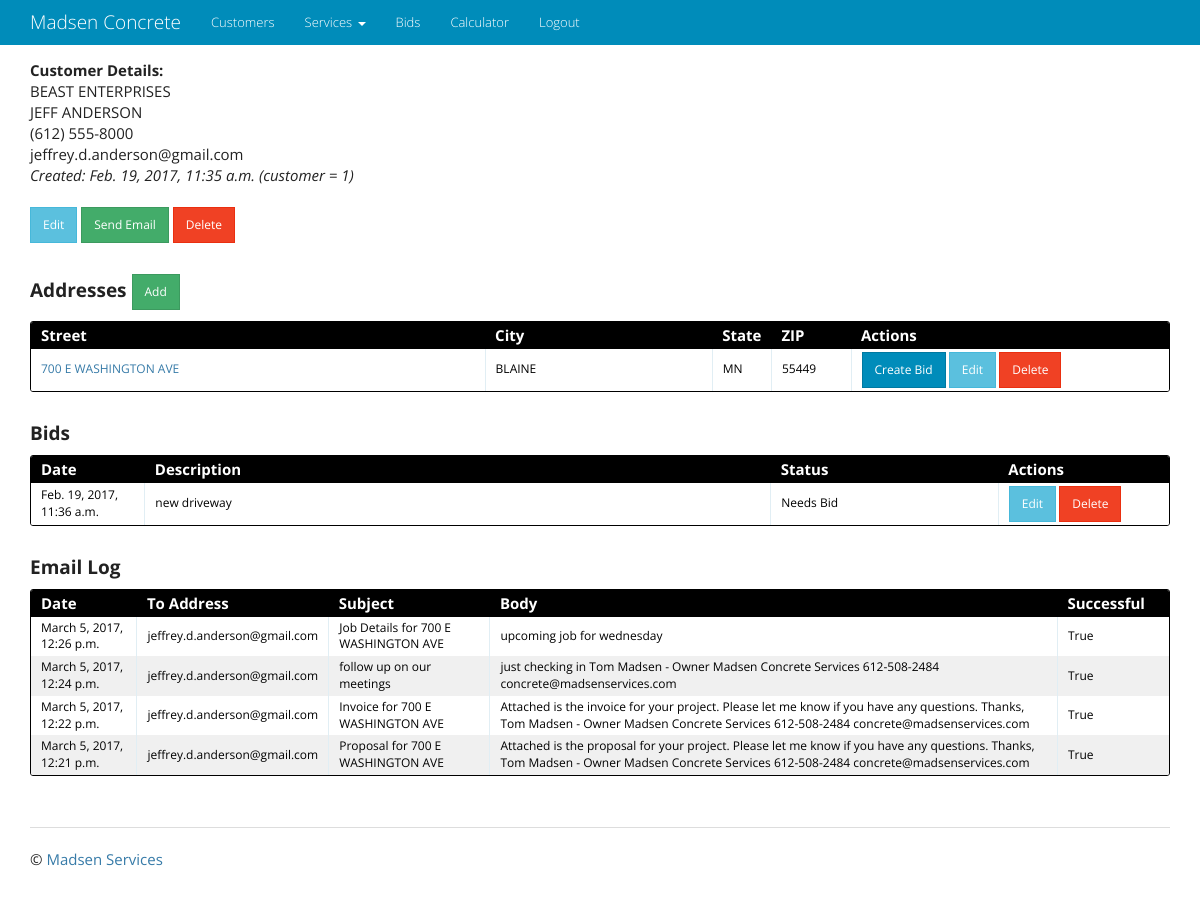
The app's page /customer/1/ (signed in) with its own data.
### customer/models.py (models this page shows, shortened)
class Customer(models.Model):
    first_name = models.CharField(max_length=64, help_text="Enter the customer's first name")
    last_name = models.CharField(max_length=64, blank=True, help_text="Enter the customer's last name")
    company_name = models.CharField(max_length=128, blank=True, help_text="Enter the company name")
    email = models.EmailField(help_text="Enter the customer email address", blank=True)
    telephone = models.CharField(max_length=10, blank=True, help_text="Enter the customer telephone number")
    created_date = models.DateTimeField(auto_now_add=True)
    class Meta:
        verbose_name_plural = 'Customers'

### address/models.py (models this page shows, shortened)
class Address(models.Model):
    street = models.CharField(max_length=128, blank=True, help_text="Enter the street address")
    city = models.CharField(max_length=50, blank=True, help_text="Enter the city")
    state = models.CharField(max_length=2, blank=True, help_text="Enter the 2 digit state abbreviation")
    zip = models.CharField(max_length=5, blank=True, help_text="Enter the 5 digit zipcode")
    customer = models.ForeignKey('customer.Customer', on_delete=models.CASCADE)
    class Meta:
        verbose_name_plural = 'Addresses'

### bid/models.py (models this page shows, shortened)
class Bid(models.Model):
    description = models.CharField(max_length=2000)
    notes = models.CharField(max_length=2000, blank=True)
    timestamp = models.DateTimeField(auto_now_add=True)
    customer = models.ForeignKey('customer.Customer', on_delete=models.CASCADE)
    address = models.ForeignKey('address.Address')
    scheduled_bid_date = models.DateTimeField(null=True, blank=True)
    tentative_start = models.DateField(null=True, blank=True)
    actual_start = models.DateField(null=True, blank=True)
    completion_date = models.DateField(null=True, blank=True)
    custom_down_payment = models.FloatField(null=True, blank=True,
                                            verbose_name='Custom Down Payment: Blank means default down payment. '
                                                         'Enter -1 for no down payment or any other value for custom '
                                                         'down payment')
    status = models.CharField(max_length=2000, choices=BID_STATUS, default='Needs Bid')
    billto_name = models.CharField(max_length=100, blank=True, verbose_name='Alternative Bill To Name')
    billto_street = models.CharField(max_length=100, blank=True, verbose_name='Alternative Bill To Street')
    billto_city_st_zip = models.CharField(max_length=100, blank=True, verbose_name="Alternative Bill To City, ST, ZIP")
    billto_telephone = models.CharField(max_length=10, blank=True, verbose_name="Alternative Bill To Telephone Number")
    class Meta:
        verbose_name_plural = 'Bids'
    def get_absolute_url(self):
        return reverse('bid_app:bid_detail', kwargs={'pk': self.id})

### send_email/models.py (models this page shows, shortened)
class EmailLog(models.Model):
    timestamp = models.DateTimeField(auto_now_add=True)
    to_address = models.CharField(max_length=50)
    subject = models.CharField(max_length=200)
    body = models.CharField(max_length=2000)
    successful = models.BooleanField()
    customer = models.ForeignKey('customer.Customer', on_delete=models.CASCADE)
    class Meta:
        ordering = ['-timestamp']

### customer/views.py (the view)
# urls.py: url(r'^(?P<pk>\d+)/$', CustomerDetail.as_view(), name='customer_detail'),
class CustomerDetail(LoginRequiredMixin, DetailView):
    model = Customer
    def get_context_data(self, **kwargs):
        context = super(CustomerDetail, self).get_context_data(**kwargs)
        context['addresses'] = Address.objects.filter(customer_id=self.kwargs['pk'])
        context['bids'] = Bid.objects.filter(customer_id=self.kwargs['pk'])
        context['emails'] = EmailLog.objects.filter(customer_id=self.kwargs['pk'])
        return context

### customer/templatetags/format_telephone.py (called while the page is built)
@register.filter
def format_telephone(value):
    if len(value) == 10:
        value = "({}) {}-{}".format(value[:3], value[3:6], value[6:])
    return value

### customer/templatetags/urlify.py (called while the page is built)
@register.filter
def urlify(value):
    value = quote_plus(value)
    return value

### templates/customer/customer_detail.html
{% extends "base.html" %}
{% load urlify %}
{% load format_telephone %}
{% block content %}
<strong>Customer Details:</strong><br>
{% if customer.company_name %}{{ customer.company_name }}<br>{% endif %}
{{ object.first_name }} {{ object.last_name }}<br>
{{ object.telephone|format_telephone }}<br>
{{ object.email }}<br>
<em>Created: {{ object.created_date }} (customer = {{ object.pk }})</em><br><br>
<a href="{% url 'customer_app:customer_update' pk=object.pk %}" class="btn btn-sm btn-info"
   role="button">Edit</a>
<a href="{% url 'send_email_app:general_email_create' customer_id=object.pk %}"
   class="btn btn-sm btn-success" role="button">Send Email</a>
<a href="{% url 'customer_app:customer_delete' pk=object.pk %}" class="btn btn-sm btn-danger"
   role="button">Delete</a>
<div class="entries">
  <h4><br><strong>Addresses </strong><a href="{% url 'address_app:address_create' customer=object.pk %}"
                                    class="btn btn-sm btn-success" role="button">Add</a></h4>
  <div class="datagrid">
    <table>
      <thead>
        <tr>
          <th width="40%"><strong>Street</strong></th>
          <th width="20%"><strong>City</strong></th>
          <th width="5%"><strong>State</strong></th>
          <th width="7%"><strong>ZIP</strong></th>
          <th width="28%"><strong>Actions</strong></th>
        </tr>
      </thead>
      {% for address in addresses %}
        <tr style="{% cycle 'background: white' 'background: #F0F0F0' %}">
            <td>
                <a href="https://www.google.com/maps/place/{{ address.street|urlify|add:'+'|add:address.zip }}"
                   target="_blank">{{ address.street }}</a></td>
            <td>{{ address.city }}</td>
            <td>{{ address.state}}</td>
            <td>{{ address.zip}}</td>
            <td>
                <a href="{% url 'bid_app:bid_create' address=address.pk %}" class="btn btn-sm btn-primary">Create Bid</a>
                <a href="{% url 'address_app:address_update' pk=address.pk %}" class="btn btn-sm btn-info">Edit</a>
                <a href="{% url 'address_app:address_delete' pk=address.pk %}" class="btn btn-sm btn-danger">Delete</a>
            </td>
        </tr>
      {% endfor %}
    </table>
  </div>
</div>
<br>
<div class="entries">
  <h4><strong>Bids</strong></h4>
  <div class="datagrid">
    <table>
      <thead>
        <tr>
          <th width="10%"><strong>Date</strong></th>
          <th width="55%"><strong>Description</strong></th>
          <th width="20%"><strong>Status</strong></th>
          <th width="15%"><strong>Actions</strong></th>
        </tr>
      </thead>
      {% for bid in bids %}
      <tr style="{% cycle 'background: white' 'background: #F0F0F0' %}">
          <td>{{ bid.timestamp }}</td>
          <td>{{ bid.description }}</a></td>
          <td>{{ bid.status }}</td>
          <td>
              <a href="{{ bid.get_absolute_url }}" class="btn btn-sm btn-info">Edit</a>
              <a href="{% url 'bid_app:bid_delete' pk=bid.pk %}" class="btn btn-sm btn-danger">Delete</a>
          </td>
      </tr>
      {% endfor %}
    </table>
  </div>
</div>
<br>
<div class="entries">
  <h4><strong>Email Log</strong></h4>
  <div class="datagrid">
    <table>
      <thead>
        <tr>
          <th width="10%"><strong>Date</strong></th>
          <th width="10%"><strong>To Address</strong></th>
          <th width="15%"><strong>Subject</strong></th>
          <th width="55%"><strong>Body</strong></th>
          <th width="10%"><strong>Successful</strong></th>
        </tr>
      </thead>
      {% for email in emails %}
      <tr style="{% cycle 'background: white' 'background: #F0F0F0' %}">
          <td>{{ email.timestamp }}</td>
          <td>{{ email.to_address }}</td>
          <td>{{ email.subject }}</a></td>
          <td>{{ email.body }}</td>
          {% if not email.successful %}<td style="color:red">{% else %}<td>{% endif %}{{ email.successful }}</td>
      </tr>
      {% endfor %}
    </table>
  </div>
</div>
{% endblock content %}

### static/css/main.css (style rules this page uses)
body { padding: 60px 0; background: #ffffff; }
a, h1, h2 { color: #377BA8; }
.entries { list-style: none; margin: 0; padding: 0; }
.datagrid table { border-collapse: collapse; text-align: left; width: 100%; }
.datagrid { background: #fff; overflow: hidden; border: 1px solid #000000; border-radius: 3px; }
.datagrid table td, .datagrid table th { padding: 3px 10px; }
.datagrid table thead th { background-color:#000000; color:#FFFFFF; font-size: 15px; font-weight: bold; }
.datagrid table thead th:first-child { border: none; }
.datagrid table tbody td { color: #000000; border-left: 1px solid #E1EEF4; font-size: 12px; font-weight: normal; }
.datagrid table tbody td:first-child { border-left: none; }
.datagrid table tbody tr:last-child td { border-bottom: none; }

### records on screen
Customer: company_name "BEAST ENTERPRISES", first_name "JEFF", last_name "ANDERSON", telephone "(612) 555-8000", email "jeffrey.d.anderson@gmail.com", created_date "Feb. 19, 2017, 11:35 a.m.", pk "1"
Address: street "700 E WASHINGTON AVE", city "BLAINE", state "MN", zip "55449"
Bid: timestamp "Feb. 19, 2017, 11:36 a.m.", description "new driveway", status "Needs Bid"
EmailLog: timestamp "March 5, 2017, 12:26 p.m.", to_address "jeffrey.d.anderson@gmail.com", subject "Job Details for 700 E WASHINGTON AVE", body "upcoming job for wednesday", successful "True"
EmailLog: timestamp "March 5, 2017, 12:24 p.m.", to_address "jeffrey.d.anderson@gmail.com", subject "follow up on our meetings", body "just checking in Tom Madsen - Owner Madsen Concrete Services 612-508-2484 concrete@madsenservices.com", successful "True"
EmailLog: timestamp "March 5, 2017, 12:22 p.m.", to_address "jeffrey.d.anderson@gmail.com", subject "Invoice for 700 E WASHINGTON AVE", body "Attached is the invoice for your project. Please let me know if you have any questions. Thanks, Tom Madsen - Owner Madsen Concrete Services 612-508-2484 concrete@madsenservices.com", successful "True"
EmailLog: timestamp "March 5, 2017, 12:21 p.m.", to_address "jeffrey.d.anderson@gmail.com", subject "Proposal for 700 E WASHINGTON AVE", body "Attached is the proposal for your project. Please let me know if you have any questions. Thanks, Tom Madsen - Owner Madsen Concrete Services 612-508-2484 concrete@madsenservices.com", successful "True"
